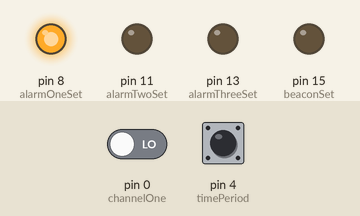
This sketch was run on a simulated Arduino Uno, built with avr-gcc and run on an emulated ATmega328P. Parts: output pins drawn as LEDs (lit = HIGH). The test bench sets the inputs (shaded band); at power-on: pin 0 (channelOne) LOW, pin 4 (timePeriod) HIGH. Sleep ends after the set time or at an interrupt; pins used as bus, display or sensor lines are not drawn.

Above: at 0.2 s.
At 0.9 s:
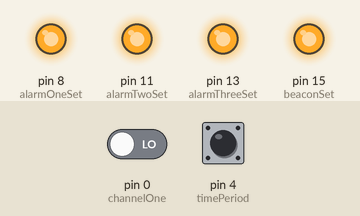
At 126.1 s:
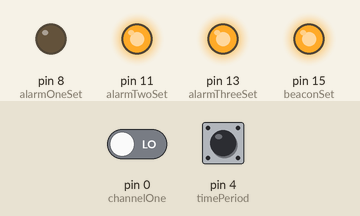
At 127.1 s:
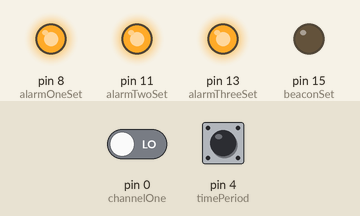
Timing chart, 0 to 129.5 s (numbered marks = the images above):
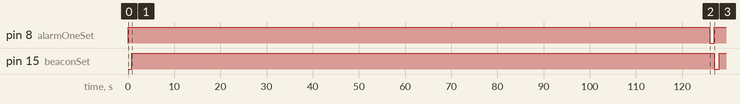

Measured:
- by itself, pin 8 (alarmOneSet): HIGH → LOW at 126 s, → HIGH 1.0 s later
- by itself, pin 15 (beaconSet): HIGH → LOW at 127 s, → HIGH 1.0 s later

The sketch:

time2.ino
```cpp
//  09/09/19
// Shutdown after Alarm - leaving Beacon only operating

//----------------------------------------------------------------------------------

#include <avr/sleep.h>
#include <avr/wdt.h>


//const long onTime = 180000; // (/1000)/60 = ca 3.00 minutes ON
//const int offTime = 450;  // x 8 = 1 hour OFF
//const int offTime = 900;  // x 8 = 2 hour OFF
//-------------------------watchdog interrupt---------------------------------------

//
ISR (WDT_vect)
{
  wdt_disable();  // disable watchdog
}  // end of WDT_vect

//-------------------------Pin Assign-----------------------------------------------

//in

int channelOne = 0;
int channelTwo = 1;
int channelThree = 2;
int timePeriod = 4;  // delay 3 minutes/60 minutes links adjacent to 328P


//out
int alarmOneSet = 8;			//9
int alarmOneReset = 9;			//8
int alarmTwoSet = 11;			//10
int alarmTwoReset = 10;			//11
int alarmThreeSet = 13;			//12
int alarmThreeReset = 12;		//13
int beaconSet = 15;				//14
int beaconReset = 14;			//15
int power = 16;


// opto-isolators invert i/o

int active = LOW;
int inactive = HIGH;
int set = HIGH;
int reset = HIGH;
long sleepTime = 0;

//----------------------------------------------------------------------------------

void setup () {

  // input

  pinMode(channelOne, INPUT);
  pinMode(channelTwo, INPUT);
  pinMode(channelThree, INPUT);
  pinMode(timePeriod, INPUT_PULLUP);

  // output

  pinMode(alarmOneSet, OUTPUT);
  pinMode(alarmOneReset, OUTPUT);
  pinMode(alarmTwoSet, OUTPUT);
  pinMode(alarmTwoReset, OUTPUT);
  pinMode(alarmThreeSet, OUTPUT);
  pinMode(alarmThreeReset, OUTPUT);
  pinMode(beaconSet, OUTPUT);
  pinMode(beaconReset, OUTPUT);
  pinMode(power, OUTPUT);


  // Reset all Relays to Normal Condition (All Off)


  resetAllRelays();
  delay(5000); // Settle

  if (digitalRead(timePeriod) == LOW) sleepTime = 8;
  if (digitalRead(timePeriod) == HIGH) sleepTime = 900; // 2 hours


}
//**********************************BEGIN********************************************

void loop ()
{

  Awake ();

  for (long i = 0; i <= sleepTime; i++)  Sleep();	        // wdt wakes every 8 seconds so 450*8=3600/60 minutes = 1 hour  or 20 ca = 3minutes

}

//**********************************END*********************************************

//------------------------Awake Period-----------------------------------------------


void Awake()
{
  digitalWrite(power, active); // turn on OSA/SET/Other

  delay(120000); // Wait 2 minutes then check for any alarms   2 minutes = 120000


  //            Channel One

  if (digitalRead(channelOne) == active)
  {
    alarmOneActive();
    beaconActive();
  }

  /*  //          Channel Two

    if (digitalRead(channelTwo) == active)
    {
  	  alarmTwoActive();
  	  beaconActive();
    }

    //            Channel Three

    if (digitalRead(channelThree) == active)
    {
  	  alarmThreeActive();
  	  beaconActive();
    }
  */

  digitalWrite(power, inactive); // turn off OSA/SET/Other - Go back to sleep
  sleepTime = 1875000;
}


//------------------------Sleep Period----------------------------------------------

void Sleep()
{

  // disable ADC
  ADCSRA = 0;

  // clear various "reset" flags
  MCUSR = 0;
  // allow changes, disable reset
  WDTCSR = bit (WDCE) | bit (WDE);
  // set interrupt mode and an interval
  WDTCSR = bit (WDIE) | bit (WDP3) | bit (WDP0);    // set WDIE, and 8 seconds delay
  wdt_reset();  // pat the dog

  set_sleep_mode (SLEEP_MODE_PWR_DOWN);
  noInterrupts ();           // timed sequence follows
  sleep_enable();

  // turn off brown-out enable in software
  MCUCR = bit (BODS) | bit (BODSE);
  MCUCR = bit (BODS);

  interrupts ();             // guarantees next instruction executed
  sleep_cpu ();

  // After Wakeup Cancel Sleep as a precaution
  sleep_disable();

}

//---------------------Reset all Latch Relays -------------------------------------


void resetAllRelays()
{
  digitalWrite (alarmOneSet, LOW);  // on			    Latch Relay 1
  delay(100) ;
  digitalWrite (alarmOneSet, HIGH); // off

  digitalWrite (alarmOneReset, LOW);  // on
  delay(100) ;
  digitalWrite (alarmOneReset, HIGH); // off
  delay(100) ;


  digitalWrite (alarmTwoSet, LOW);  // on         Latch Relay 2
  delay(100) ;
  digitalWrite (alarmTwoSet, HIGH); // off

  digitalWrite (alarmTwoReset, LOW);  // on
  delay(100) ;
  digitalWrite (alarmTwoReset, HIGH); // off


  digitalWrite (alarmThreeSet, LOW);  // on       Latch Relay 3
  delay(100) ;
  digitalWrite (alarmThreeSet, HIGH); // off

  digitalWrite (alarmThreeReset, LOW);  // on
  delay(100) ;
  digitalWrite (alarmThreeReset, HIGH); // off


  digitalWrite (beaconSet, LOW);  // on			      Latch Relays 4 & 5
  delay(100) ;
  digitalWrite (beaconSet, HIGH); // off

  digitalWrite (beaconReset, LOW);  // on
  delay(100) ;
  digitalWrite (beaconReset, HIGH); // off

  delay(100) ;
  digitalWrite(power, inactive);

}


//------------------------Alarm One Enable-------------------------------------------

void alarmOneActive()
{
  digitalWrite (alarmOneSet, LOW);  // on
  delay(1000);
  digitalWrite (alarmOneSet, HIGH);  //off      Set Latch Relay 1
}

//------------------------Alarm Two Enable-------------------------------------------

void alarmTwoActive()
{
  digitalWrite (alarmTwoSet, LOW);  // on
  delay(1000);
  digitalWrite (alarmTwoSet, HIGH);  //off      Set Latch Relay 2
}

//------------------------Alarm Three Enable-----------------------------------------

void alarmThreeActive()
{
  digitalWrite (alarmThreeSet, LOW);  // on
  delay(1000);
  digitalWrite (alarmThreeSet, HIGH);  //off    Set Latch Relay 3
}

//------------------------Beacon/Global Enable----------------------------------------

void beaconActive()
{
  digitalWrite (beaconSet, LOW);  // on
  delay(1000);
  digitalWrite (beaconSet, HIGH);  //off      Set Latch Relays 4 & 5
}
```
